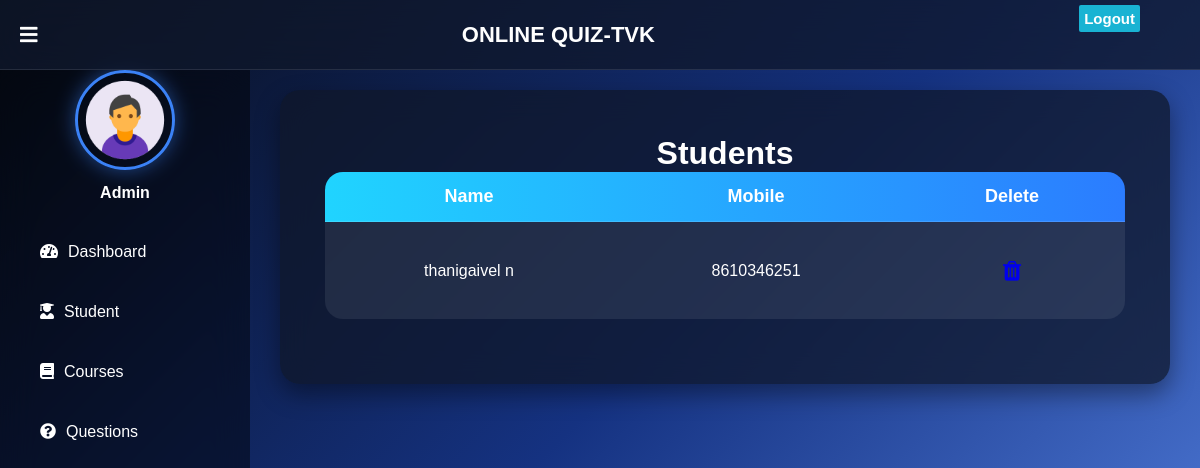
The page /admin-view-student (signed in) on the database as committed earlier.
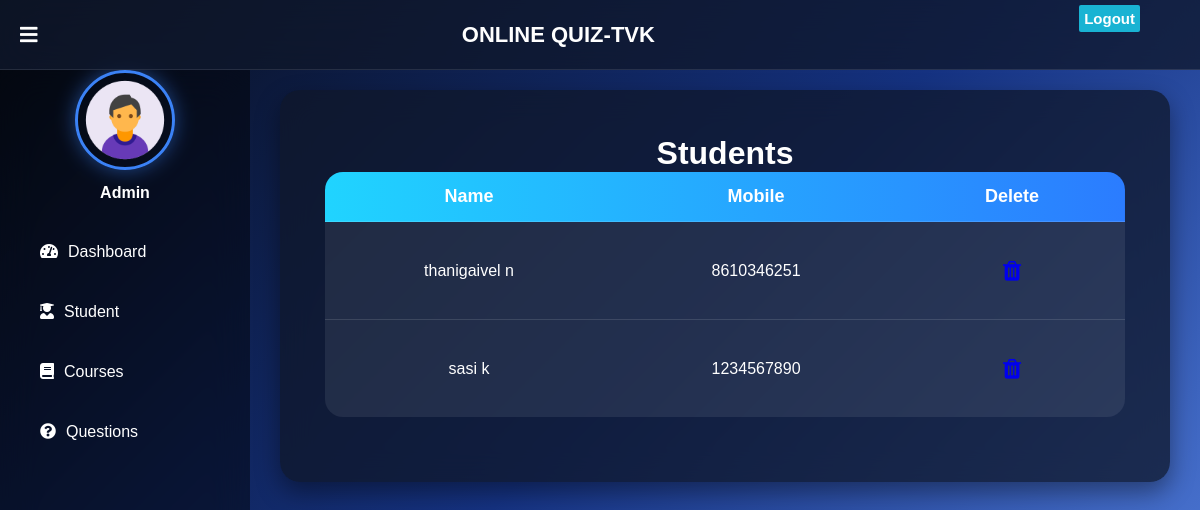
The same page on the database as committed later.
### student/models.py (models this page shows, shortened)
class Student(models.Model):
    user=models.OneToOneField(User,on_delete=models.CASCADE)
    profile_pic= models.ImageField(upload_to='profile_pic/Student/',null=True,blank=True,default="")
    address = models.CharField(max_length=40,blank=True,null=True)
    mobile = models.CharField(max_length=20,null=False)
    @property
    def get_name(self):
        return self.user.first_name+" "+self.user.last_name

### quiz/views.py (the view)
# urls.py: path('admin-view-student', views.admin_view_student_view, name='admin-view-student'),
@login_required(login_url='adminlogin')
@user_passes_test(is_admin)
def admin_view_student_view(request):
    students= SMODEL.Student.objects.all()
    return render(request,'quiz/admin_view_student.html',{'students':students})

### quiz/views.py (called while the page is built)
def is_admin(user):
    return user.is_superuser

### templates/quiz/admin_view_student.html (shortened to what this page needs)
{% extends 'quiz/adminbase.html' %}
{% block content %}
{%load static%}
<head>
</head>
<div class="container-fluid">
  <div class="row">
    <div class="col-lg-8 col-md-10 mx-auto">
  <div class="panel panel-primary">
    <div class="panel-heading">
      <div class="student-card">
      <h4 class="text-center" style="text-align: center;">Students</h4>
    </div>
    <table class="table table-bordered table-hover text-center">
      </div>
      <thead>
       <tr>
    <th style="text-align:center;">Name</th>
    <th style="text-align:center;">Mobile</th>
    <th style="text-align:center;">Delete</th>
</tr>
      </thead>
     <tbody>
{% for t in students %}
<tr>
    <td>{{ t.get_name }}</td>
    <td>{{ t.mobile }}</td>
    <td>
    <a href="{% url 'delete-student' t.id %}" class="btn btn-danger">
        <i class="fa fa-trash"></i>
    </a>
</td>
</tr>
{% endfor %}
</tbody>
  </div>
</div>
</div>
</div>
{% endblock content %}

Rows that differ between the two databases and show on the page:
added Student: get_name "sasi k", mobile "1234567890"
